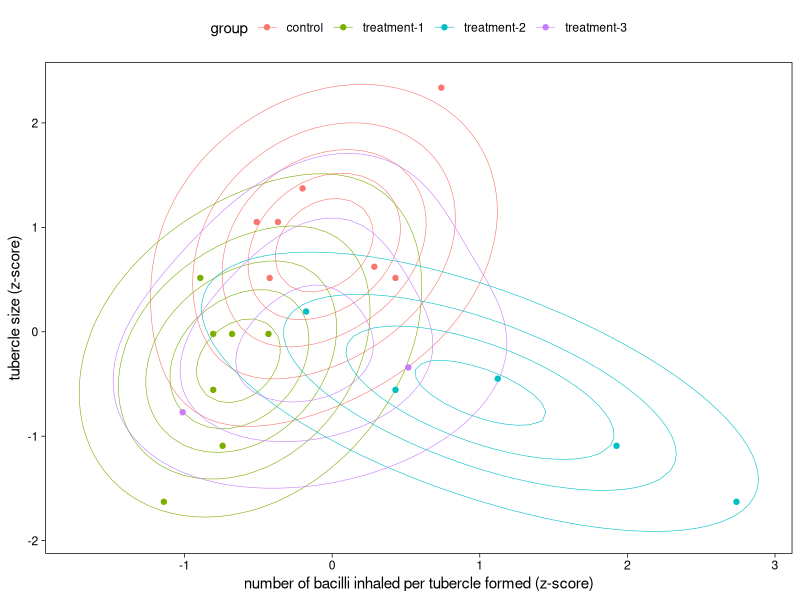
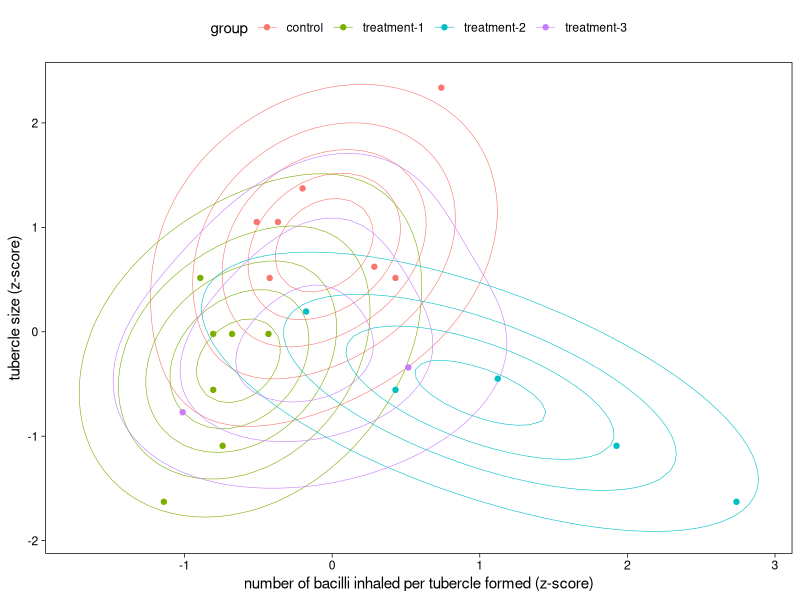

Write R code to recreate these figures, in order.
# Reproduce figures/fig2-v3.eps

## Load the relevant libraries
library(dplyr)
library(ggplot2)
library(readr)

## Set the group labels
lbls <- c(
    "control", 
    "treatment-1", 
    "treatment-2",
    "treatment-3"
)

## Create the plot
pts <- 
    readr::read_csv("data/allison1962.csv") %>%
    dplyr::mutate(
        group = factor(group, labels = lbls),
        y1 = (y1 - mean(y1)) / sd(y1),
        y2 = (y2 - mean(y2)) / sd(y2)
    )

cntrs <-
    readr::read_csv("data/fig2-v3-f.csv") %>%
    dplyr::mutate(group = factor(j, labels = lbls))

p <- 
    cntrs %>%
    ggplot(aes(colour = group)) +
    geom_contour(aes(x = y1, y = y2, z = f), binwidth = 0.05, size = 0.2) +
    geom_point(data = pts, aes(y1, y2, colour = group)) +
    labs(
        x = "number of bacilli inhaled per tubercle formed (z-score)",
        y = "tubercle size (z-score)",
        colour = "group"
    ) +
    theme_linedraw() +
    theme(
        panel.grid.major = element_blank(), 
        panel.grid.minor = element_blank(),
        legend.position  = "top"
    )
p
ggsave("figures/fig2-v3.eps", p, width = 6, height = 5)
